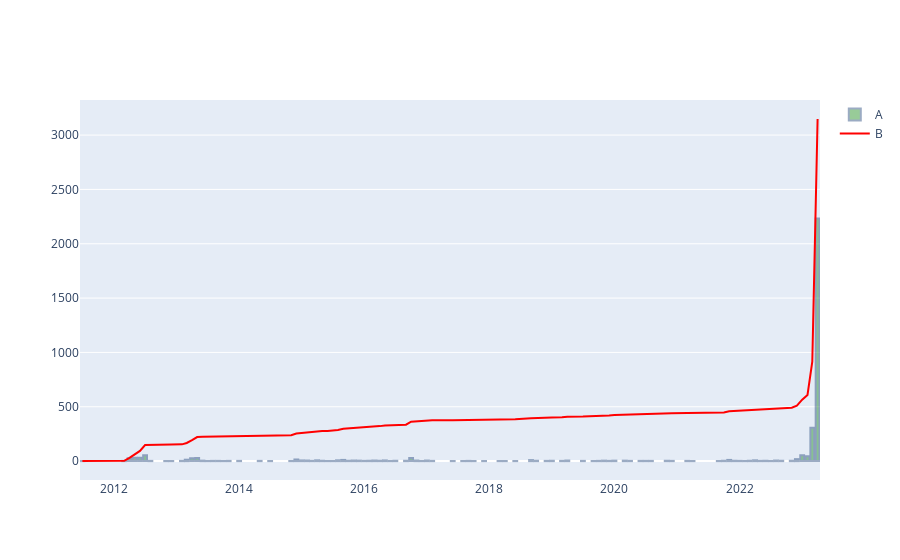

Write notebook code for a chart like this one.
### Code cell
# Second grouped dataset
tweets_dataset_normalized_grouped_series_plot = (
    tweets_dataset_normalized.assign(
        created_at_new = lambda df: df.apply(lambda x: datetime(x['year'], x['month'], 1),
                                             axis=1)
    )
    .groupby(
        ['created_at_new']
    )
    ['id']
    .count()
    .reset_index()
    .rename(columns={'id': 'tweets_count'})
    .sort_values(by='created_at_new')
    .assign(
        tweets_count_cumsum=lambda df: df['tweets_count'].cumsum()
    )
)

# set up plotly figure
fig = make_subplots(1,1)

# add first bar trace at row = 1, col = 1
fig.add_trace(go.Bar(x=tweets_dataset_normalized_grouped_series_plot['created_at_new'], 
                     y=tweets_dataset_normalized_grouped_series_plot['tweets_count'],
                     name='A',
                     marker_color = 'green',
                     opacity=0.4,
                     marker_line_color='rgb(8,48,107)',
                     marker_line_width=2),
              row = 1, col = 1)

# add first scatter trace at row = 1, col = 1
fig.add_trace(go.Scatter(x=tweets_dataset_normalized_grouped_series_plot['created_at_new'], 
                         y=tweets_dataset_normalized_grouped_series_plot['tweets_count_cumsum'], 
                         line=dict(color='red'), name='B'),
              row = 1, col = 1)

fig.show()
